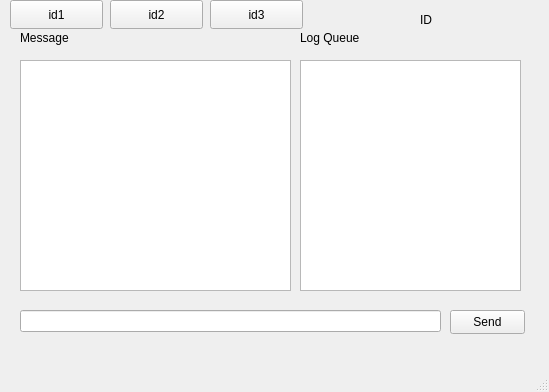
<?xml version="1.0" encoding="UTF-8"?>
<ui version="4.0">
 <class>MainWindow</class>
 <widget class="QMainWindow" name="MainWindow">
  <property name="geometry">
   <rect>
    <x>0</x>
    <y>0</y>
    <width>549</width>
    <height>392</height>
   </rect>
  </property>
  <property name="windowTitle">
   <string>MainWindow</string>
  </property>
  <widget class="QWidget" name="centralwidget">
   <widget class="QLineEdit" name="messageline">
    <property name="geometry">
     <rect>
      <x>20</x>
      <y>310</y>
      <width>421</width>
      <height>22</height>
     </rect>
    </property>
   </widget>
   <widget class="QPushButton" name="sendButton">
    <property name="geometry">
     <rect>
      <x>450</x>
      <y>310</y>
      <width>75</width>
      <height>24</height>
     </rect>
    </property>
    <property name="text">
     <string>Send</string>
    </property>
   </widget>
   <widget class="QTextEdit" name="textEdit_log">
    <property name="enabled">
     <bool>true</bool>
    </property>
    <property name="geometry">
     <rect>
      <x>20</x>
      <y>60</y>
      <width>271</width>
      <height>231</height>
     </rect>
    </property>
    <property name="readOnly">
     <bool>true</bool>
    </property>
   </widget>
   <widget class="QTextEdit" name="textEdit_queue">
    <property name="geometry">
     <rect>
      <x>300</x>
      <y>60</y>
      <width>221</width>
      <height>231</height>
     </rect>
    </property>
    <property name="readOnly">
     <bool>true</bool>
    </property>
   </widget>
   <widget class="QLabel" name="label">
    <property name="geometry">
     <rect>
      <x>20</x>
      <y>30</y>
      <width>141</width>
      <height>16</height>
     </rect>
    </property>
    <property name="text">
     <string>Message</string>
    </property>
   </widget>
   <widget class="QLabel" name="label_2">
    <property name="geometry">
     <rect>
      <x>300</x>
      <y>30</y>
      <width>181</width>
      <height>16</height>
     </rect>
    </property>
    <property name="text">
     <string>Log Queue</string>
    </property>
   </widget>
   <widget class="QPushButton" name="idButton_1">
    <property name="geometry">
     <rect>
      <x>10</x>
      <y>0</y>
      <width>93</width>
      <height>29</height>
     </rect>
    </property>
    <property name="text">
     <string>id1</string>
    </property>
   </widget>
   <widget class="QPushButton" name="idButton_2">
    <property name="geometry">
     <rect>
      <x>110</x>
      <y>0</y>
      <width>93</width>
      <height>29</height>
     </rect>
    </property>
    <property name="text">
     <string>id2</string>
    </property>
   </widget>
   <widget class="QPushButton" name="idButton_3">
    <property name="geometry">
     <rect>
      <x>210</x>
      <y>0</y>
      <width>93</width>
      <height>29</height>
     </rect>
    </property>
    <property name="text">
     <string>id3</string>
    </property>
   </widget>
   <widget class="QLabel" name="idLabel">
    <property name="geometry">
     <rect>
      <x>420</x>
      <y>10</y>
      <width>101</width>
      <height>20</height>
     </rect>
    </property>
    <property name="text">
     <string>ID</string>
    </property>
   </widget>
  </widget>
  <widget class="QMenuBar" name="menubar">
   <property name="geometry">
    <rect>
     <x>0</x>
     <y>0</y>
     <width>549</width>
     <height>26</height>
    </rect>
   </property>
  </widget>
  <widget class="QStatusBar" name="statusbar"/>
 </widget>
 <resources/>
 <connections/>
</ui>
